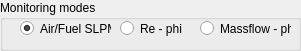
   <widget class="QGroupBox" name="groupBox_7">
    <property name="geometry">
     <rect>
      <x>60</x>
      <y>10</y>
      <width>301</width>
      <height>51</height>
     </rect>
    </property>
    <property name="title">
     <string>Monitoring modes</string>
    </property>
    <widget class="QRadioButton" name="radioButton_air_fuel_SLPM">
     <property name="geometry">
      <rect>
       <x>20</x>
       <y>20</y>
       <width>91</width>
       <height>17</height>
      </rect>
     </property>
     <property name="text">
      <string>Air/Fuel SLPM</string>
     </property>
     <property name="checkable">
      <bool>true</bool>
     </property>
     <property name="checked">
      <bool>true</bool>
     </property>
     <attribute name="buttonGroup">
      <string notr="true">buttonGroup</string>
     </attribute>
    </widget>
    <widget class="QRadioButton" name="radioButton_massflow">
     <property name="geometry">
      <rect>
       <x>200</x>
       <y>20</y>
       <width>91</width>
       <height>17</height>
      </rect>
     </property>
     <property name="text">
      <string>Massflow - phi</string>
     </property>
     <attribute name="buttonGroup">
      <string notr="true">buttonGroup</string>
     </attribute>
    </widget>
    <widget class="QRadioButton" name="radioButton_re_phi">
     <property name="geometry">
      <rect>
       <x>120</x>
       <y>20</y>
       <width>82</width>
       <height>17</height>
      </rect>
     </property>
     <property name="text">
      <string>Re - phi</string>
     </property>
     <property name="checked">
      <bool>false</bool>
     </property>
     <property name="autoExclusive">
      <bool>true</bool>
     </property>
     <attribute name="buttonGroup">
      <string notr="true">buttonGroup</string>
     </attribute>
    </widget>
   </widget>
